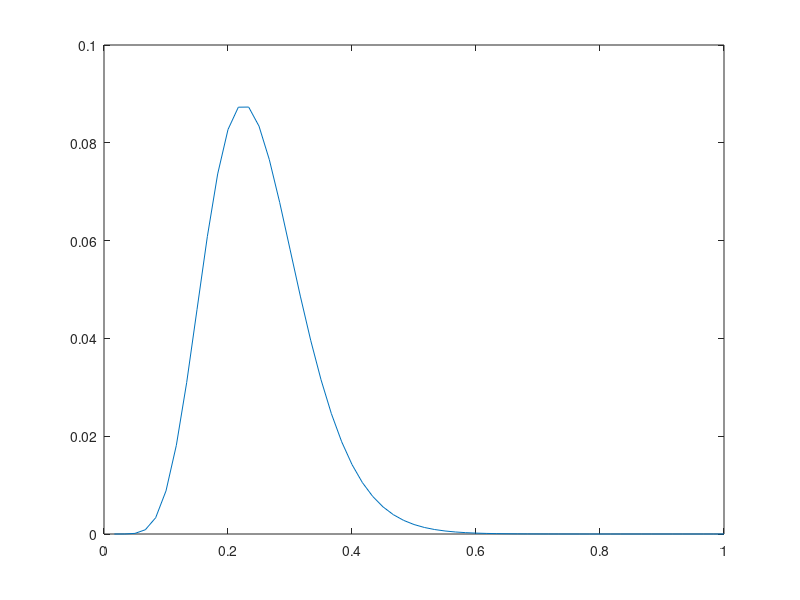
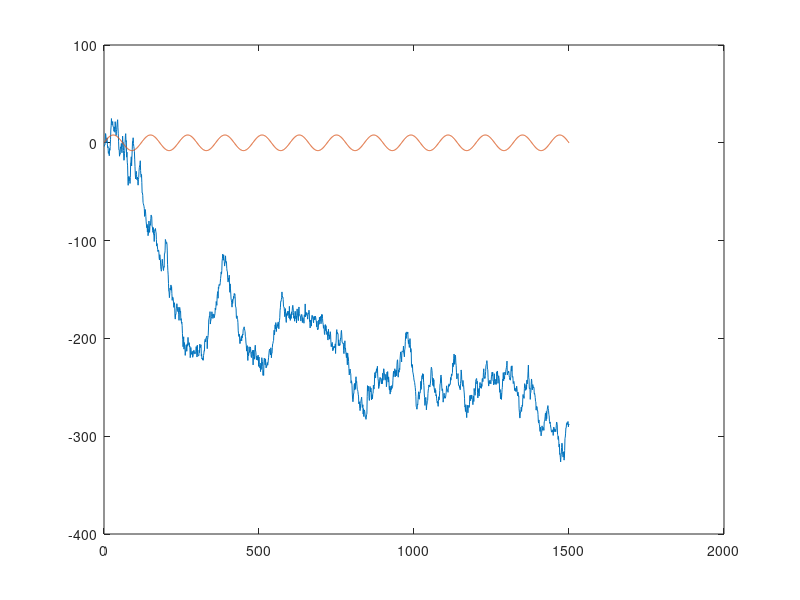
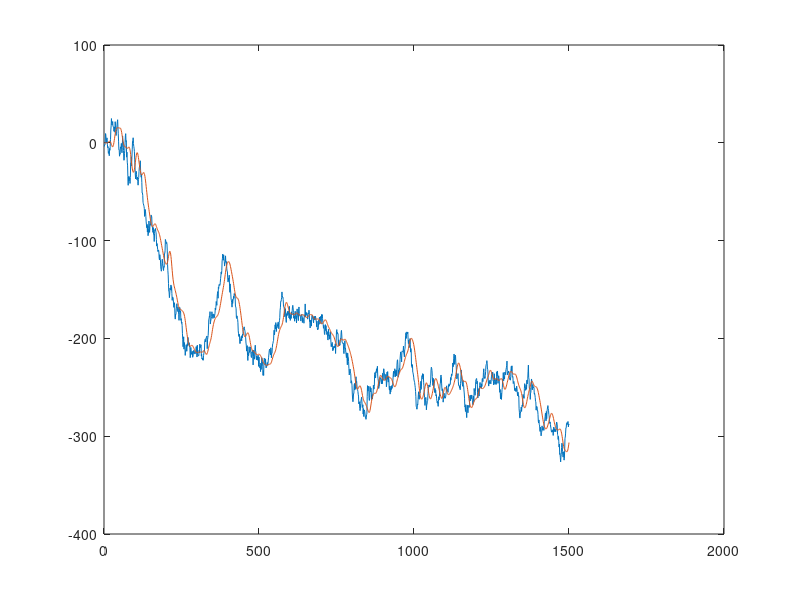

Recreate these plots in MATLAB, in order. (Note: this script raises an error after producing the figures.)

% Make fake impulse response function with Gamma function (gammapdf)

fake_IRF = gampdf(1:60,10,1.5);

figure
plot((1:60)/60,fake_IRF)

%%

% Make fake random walk signal with SD = 3 (likely experimental condition)
% 100 "trials"

for i = 1:100

    % Random walk:

    stim_RW = normrnd(0, 5, [1,1500]);
    stim_RW = cumsum(stim_RW);

    all_stim_RW(i,:) = stim_RW;

    % Sinusoid:

    f = 0.5/60;
    a = 8;
    t = 1:1:1500;
    y = a*sin(2*pi*f*t);

    all_stim_SW(i,:) = y;

end

figure

plot(all_stim_RW(1,:))
hold on;
plot(all_stim_SW(1,:))


% Combine

%all_stim = all_stim_RW + all_stim_SW;
all_stim = all_stim_RW;

%%

% Pad IRF to center peak within the array

IRF_pad = [zeros(1,32), fake_IRF];


% Convolve IRF with signal

for t = 1:size(all_stim,1)
    %resp(t,:) = conv(all_stim(t,:), flip(fake_IRF), 'same');
    %resp(t,:) = conv(flip(IRF_pad), all_stim(t,:), 'same');
    resp(t,:) = conv(all_stim(t,:), fake_IRF, 'full');

end

% Plot stuff

figure

plot(all_stim(1,:))
hold on;
plot(resp(1,1:1500))

%%

% Take difference 

stim_diff = diff(all_stim,1,2);
resp_diff = diff(resp,1,2);

% Cross correlate

smpVal = 1:1:size(stim_diff,2);     % Values at which time series are sampled
maxLagVal = 120;                    % Maximum lag (in units of smpVal)
bPLOT = 0;                          % Plot or not
bPLOTall = 0;                       % Plot or not   


for t = 1:size(all_stim,1)
   
    [r, lags] = xcorrEasy(stim_diff(t,:)',resp_diff(t,:)', smpVal', maxLagVal, 'coeff', [], bPLOT, bPLOTall);

    all_r(t,:) = r;
    all_lags(t,:) = lags;
end

%%

% Average cross correlation

avg_xcorr = mean(all_r,1);
avg_lag = mean(all_lags,1);

% Plot stuff

figure
plot(avg_lag/60,avg_xcorr)
xlim([0 1])
